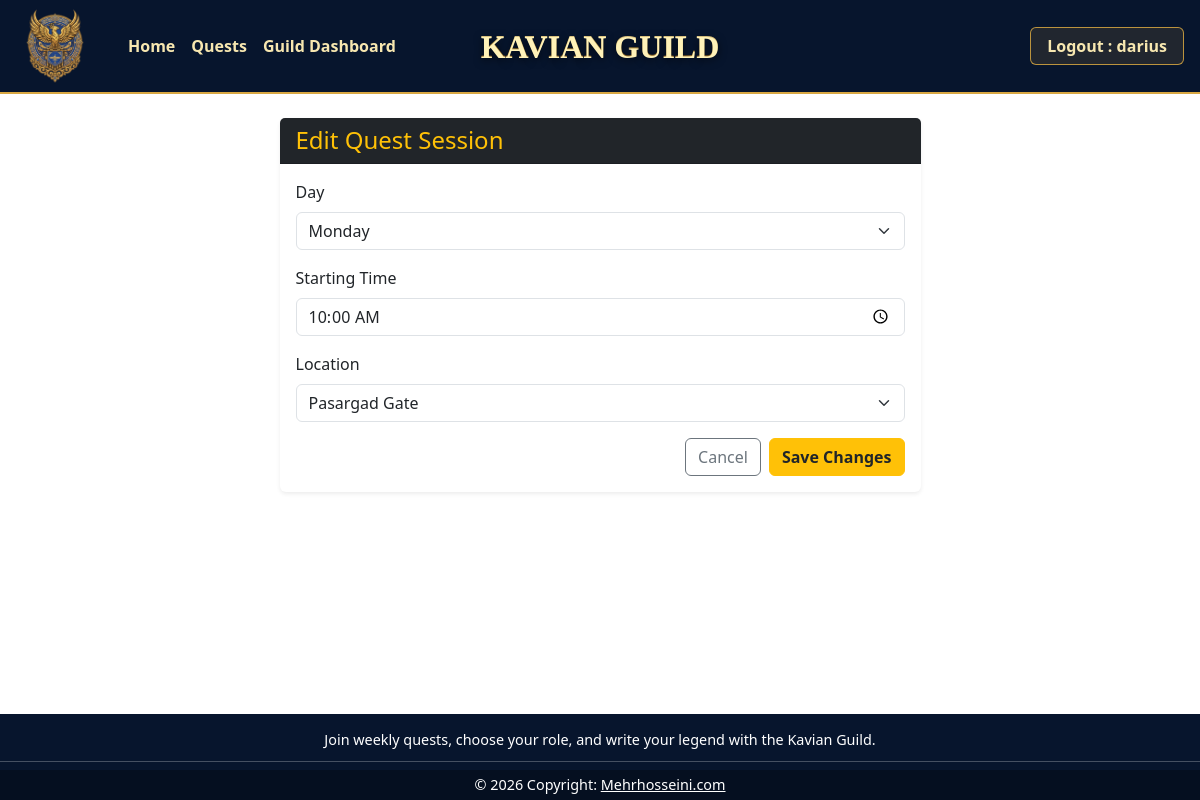
Page /sessions/1/edit (signed in) on the committed database.
### tables this page shows
CREATE TABLE users (
    id            INTEGER PRIMARY KEY AUTOINCREMENT,
    email         TEXT    NOT NULL UNIQUE,
    password_hash TEXT    NOT NULL,
    role          TEXT    NOT NULL CHECK (role IN ('adventurer', 'guildmaster')),
    display_name  TEXT    NOT NULL,
    profile_img   TEXT                      
);

CREATE TABLE quest_sessions (
            id           INTEGER PRIMARY KEY AUTOINCREMENT,
            quest_id     INTEGER NOT NULL,
            day          TEXT    NOT NULL,
            start_time   TEXT    NOT NULL,
            start_minute INTEGER NOT NULL,
            location     TEXT    NOT NULL CHECK (location IN ('Azar Temple','Anahita Garden','Pasargad Gate')),
            FOREIGN KEY (quest_id) REFERENCES quests(id)
        );

### app.py (the view, shortened to what this page needs)
@app.route("/sessions/<int:session_id>/edit", methods=["GET", "POST"])
@login_required
def edit_session(session_id):
    if not current_user.is_guild_master():
        abort(403)
    session_row = quest_sessions_dao.get_session_by_id(session_id)
    if session_row is None:
        abort(404)
    if participations_dao.session_has_participations(session_id):
        flash("This session cannot be modified because adventurers have already joined.", "danger"  )
        return redirect(url_for("session_detail", session_id=session_id))
    return render_template("edit_session.html", s=session_row, days=DAYS, locations=LOCATIONS)

### app.py (called while the page is built)
@login_manager.user_loader
def load_user(user_id):
    return users_dao.get_user_by_id(int(user_id))

### db.py (called while the page is built)
def get_connection():
    conn = sqlite3.connect(DATABASE_PATH)
    conn.row_factory = sqlite3.Row   # rows behave like dicts: row["email"]
    conn.execute("PRAGMA foreign_keys = ON;")
    return conn

### models.py (called while the page is built)
    def is_guild_master(self):              # handy helper for permission checks
        return self.role == "guildmaster"

### participations_dao.py (called while the page is built)
def session_has_participations(session_id):
    conn = get_connection()
    row = conn.execute(
        """
        SELECT COUNT(*) AS count
        FROM participations
        WHERE session_id = ?
        """,
        (session_id,),
    ).fetchone()
    conn.close()
    return row["count"] > 0

### quest_sessions_dao.py (called while the page is built)
def get_session_by_id(session_id):
    conn = get_connection()
    row = conn.execute(
        """SELECT s.id, s.day, s.start_time, s.start_minute, s.location,
                  q.title, q.quest_type, q.difficulty, q.duration_minutes,
                  q.description, q.image
           FROM quest_sessions s
           JOIN quests q ON s.quest_id = q.id
           WHERE s.id = ?""",(session_id,)).fetchone()
    conn.close()
    return row

### users_dao.py (called while the page is built)
def get_user_by_id(user_id):
    conn = get_connection()
    row = conn.execute("SELECT * FROM users WHERE id = ?", (user_id,)).fetchone()
    conn.close()
    if row is None:
        return None
    return User(row["id"], row["email"], row["role"], row["display_name"], row["profile_img"])

### templates/edit_session.html (shortened to what this page needs)
{% extends "base.html" %}
{% block content %}
<div class="row justify-content-center">
    <div class="col-lg-7">
        <div class="card border-0 shadow-sm">
            <div class="card-header bg-dark text-warning">
                <h1 class="h4 mb-0">Edit Quest Session</h1>
            </div>
            <div class="card-body">
                <form method="post" action="{{ url_for('edit_session', session_id=s.id) }}">
                    <div class="mb-3">
                        <label for="day" class="form-label">Day</label>
                        <select id="day" name="day" class="form-select" required>
                            {% for day in days %}
                                <option value="{{ day }}" {% if s.day == day %}selected{% endif %}>
                                    {{ day }}
                                </option>
                            {% endfor %}
                        </select>
                    </div>
                    <div class="mb-3">
                        <label for="start_time" class="form-label">Starting Time</label>
                        <input
                            type="time"
                            id="start_time"
                            name="start_time"
                            class="form-control"
                            value="{{ s.start_time }}"
                            required
                        >
                    </div>
                    <div class="mb-3">
                        <label for="location" class="form-label">Location</label>
                        <select id="location" name="location" class="form-select" required>
                            {% for location in locations %}
                                <option value="{{ location }}" {% if s.location == location %}selected{% endif %}>
                                    {{ location }}
                                </option>
                            {% endfor %}
                        </select>
                    </div>
                    <div class="d-flex justify-content-end gap-2">
                        <a href="{{ url_for('session_detail', session_id=s.id) }}" class="btn btn-outline-secondary">
                            Cancel
                        </a>
                        <button type="submit" class="btn btn-warning fw-semibold text-dark">
                            Save Changes
                        </button>
                    </div>
                </form>
            </div>
        </div>
    </div>
</div>
{% endblock %}

### templates/base.html (shortened to what this page needs)
<!DOCTYPE html>
<html lang="en">
<head>
  <link href="https://cdn.jsdelivr.net/npm/bootstrap@5.3.8/dist/css/bootstrap.min.css" rel="stylesheet"
>
  <link rel="stylesheet" href="{{ url_for('static', filename='style.css') }}">
</head>
<body class="{% block body_class %}{% endblock %}">
  <nav class="site-navbar navbar navbar-expand-sm navbar-dark">
    <div class="container-fluid">
      <a class="navbar-brand site-logo" href="{{ url_for('home') }}">
        <img src="{{ url_for('static', filename='images/logo-mark.png') }}" alt="Kavian Guild logo">
      </a>
      <ul class="navbar-nav">
        <li class="nav-item">
          <a class="nav-link" href="{{ url_for('home') }}">Home</a>
        </li>
        <li class="nav-item">
          <a class="nav-link" href="{{ url_for('quests') }}">Quests</a>
        </li>
        {% if current_user.is_authenticated and current_user.is_guild_master() %}
        <li class="nav-item">
          <a class="nav-link" href="{{ url_for('guild_dashboard') }}">Guild Dashboard</a>
        </li>
        {% endif %}
      </ul>
      <div class="navbar-title">Kavian Guild</div>
      <div class="d-flex gap-2 ms-auto p-1">
        {% if current_user.is_authenticated %}
        <a class="nav-auth-btn nav-auth-btn-logout" href="{{ url_for('logout') }}">Logout : {{ current_user.display_name
          }}</a>
        {% else %}
        <a class="nav-auth-btn" href="{{ url_for('login') }}">Login</a>
        <a class="nav-auth-btn nav-auth-btn-register" href="{{ url_for('register') }}">Register</a>
        {% endif %}
      </div>
    </div>
  </nav>
  <main class="container py-4">
    {% block content %}{% endblock %}
  </main>
  {% block footer %}
  <footer class="site-footer text-center text-white">
    <div class="container">
      <section class="mt-3 ">
        <div class="row d-flex justify-content-center">
          <div class="col-lg-8">
            <p>
              Join weekly quests, choose your role, and write your legend with the Kavian Guild.
            </p>
          </div>
        </div>
      </section>
    </div>
    <hr class="my-2" />
    <div class="text-center py-1 footer-copyright">
      © 2026 Copyright:
      <a class="text-white" href="https://mehrhosseini.com/">Mehrhosseini.com</a>
    </div>
  </footer>
  {% endblock %}
</body>
</html>

### static/style.css (style rules this page uses)
html { min-height: 100%; }
body { min-height: 100vh; display: flex; flex-direction: column; }
main { flex: 1; }
.site-navbar { background-color: #07152d; border-bottom: 2px solid #d8a742; min-height: 92px; }
.site-navbar .container-fluid { position: relative; }
.site-logo { display: flex; align-items: center; justify-content: center; width: 86px; height: 76px; margin-right: 22px; padding-top: 0; padding-bottom: 0; }
.site-logo img { width: 100%; height: 100%; object-fit: contain; }
.site-navbar .nav-link { color: #f7e7b0; font-weight: 600; text-shadow: none; }
.navbar-title { position: absolute; left: 50%; transform: translateX(-50%); color: #f7d878; font-family: Georgia, "Times New Roman", serif; font-size: 32px; font-weight: 700; line-height: 1; text-transform: uppercase; white-space: nowrap; text-shadow: 0 1px 0 #fff2b8, 0 3px 8px rgba(0, 0, 0, 0.65); background-image: linear-gradient(#fff2b8, #d8a742 55%, #8f5f1d); background-clip: text; -webkit-background-clip: text; -webkit-text-fill-color: transparent; pointer-events: none; }
.nav-auth-btn { color: #f7e7b0; text-decoration: none; font-weight: 600; padding: 6px 16px; border: 1px solid rgba(216, 167, 66, 0.85); border-radius: 6px; background-color: rgba(216, 167, 66, 0.12); text-shadow: none; }
.site-footer { background-color: #07152d; background-size: cover; background-position: center; background-repeat: no-repeat; }
.site-footer { font-size: 0.9rem; }
.site-footer p { margin-bottom: 0.25rem; line-height: 1.35; }
.footer-copyright { background-color: rgba(0, 0, 0, 0.297); }

### rows in the picture
users: display_name "darius"
quest_sessions: day "Monday", start_time "10:00", location "Pasargad Gate"
